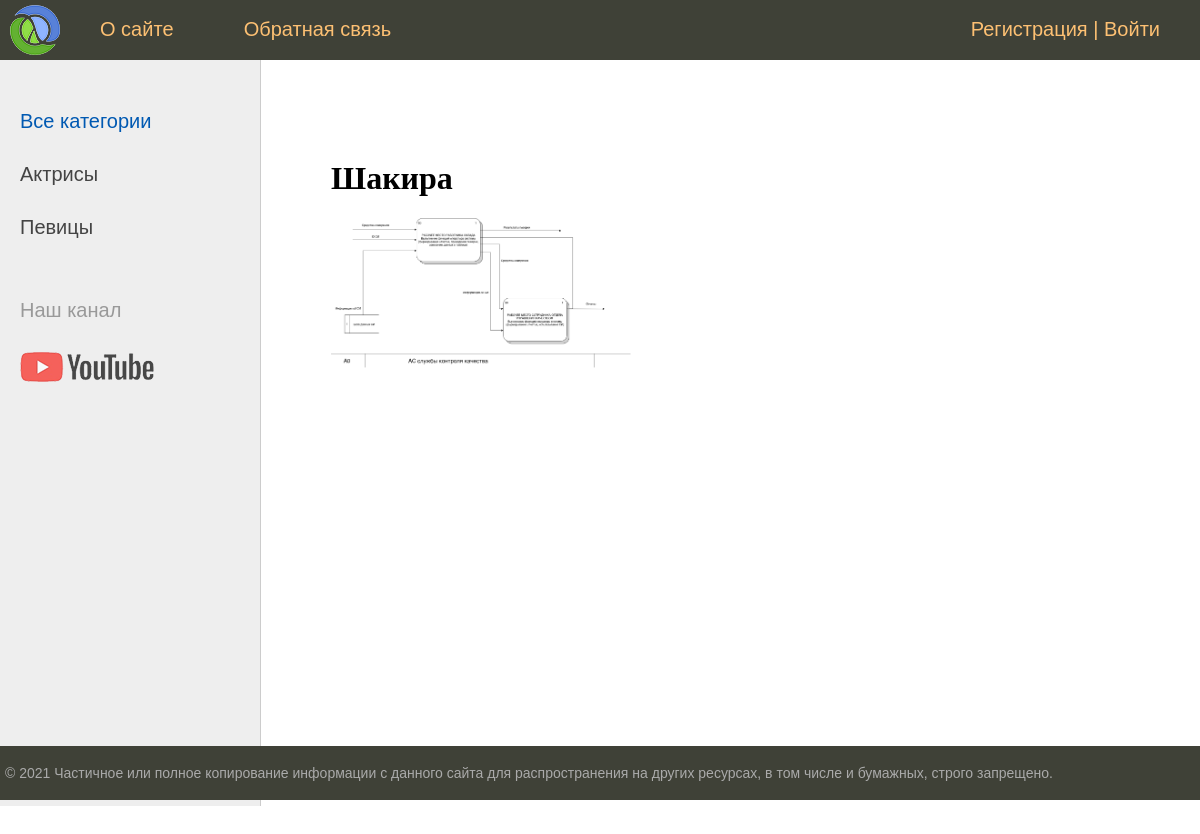
/post/shakira/, run on the app's committed database.
### women/models.py (models this page shows, shortened)
class Category(models.Model):
    name = models.CharField(max_length=100, db_index=True, verbose_name='Категория')
    slug = models.SlugField(max_length=255, unique=True, db_index=True, verbose_name='URL')
    def get_absolute_url(self):
        return reverse('category', kwargs={'cat_slug': self.slug})
    class Meta:
        verbose_name = 'Категория'
        verbose_name_plural = 'Категории'
        ordering = ['name', ]

class Women(models.Model):
    title = models.CharField(max_length=255, verbose_name='Заголовок')
    slug = models.SlugField(max_length=255, unique=True, db_index=True, verbose_name='URL')
    content = models.TextField(blank=True, verbose_name='Текст статьи')
    photo = models.ImageField(upload_to='photos/%Y/%m/%d', verbose_name='Фото')
    time_create = models.DateTimeField(auto_now_add=True, verbose_name='Время создания')
    time_update = models.DateTimeField(auto_now=True, verbose_name='Время изменения')
    is_published = models.BooleanField(default=True, verbose_name='Публикация')
    cat = models.ForeignKey('Category', on_delete=models.PROTECT, verbose_name='Категория')
    def __str__(self):
        return self.title
    class Meta:
        verbose_name = 'Известная женщина'
        verbose_name_plural = 'Известные женщины'
        ordering = ['time_create', 'title']

### women/views.py (the view)
# urls.py: path('post/<slug:post_slug>/', ShowPost.as_view(), name='post'),
class ShowPost(DataMixin, DeleteView):
    model = Women
    template_name = 'women/post.html'
    slug_url_kwarg = 'post_slug'
    context_object_name = 'post'
    def get_context_data(self, *, object_list=None, **kwargs):
        context = super().get_context_data(**kwargs)
        c_def = self.get_user_context(title=context['post'])
        return dict(list(context.items()) + list(c_def.items()))

### women/utils.py (called while the page is built)
        def get_user_context(self, **kwargs):
                context = kwargs
                cats = cache.get('cats')
                if not cats:
                        cats = Category.objects.all().annotate(Count('women'))
                        cache.set('cats', cats, 60)
                user_menu = menu.copy()
                if not self.request.user.is_authenticated:
                        user_menu.pop(1)
                context['menu'] = user_menu
                context['cats'] = cats
                if 'cat_selected' not in context:
                        context['cat_selected'] = 0
                return context

### women/templates/women/post.html (shortened to what this page needs)
{% extends 'women/base.html' %}
{% block content %}
<h1>{{ post.title }}</h1>
{% if post.photo %}
<p><img src="{{post.photo.url}}" alt="" class="img-article-left"></p>
{% endif %}
{% endblock %}

### women/templates/women/base.html (shortened to what this page needs)
{% load static %}
{% load women_tags %}
<!DOCTYPE html>
<html>
<head>
    <link type="text/css" href="{% static 'women/css/styles.css' %}" rel="stylesheet"/>
</head>
<body>
<table class="table-page" border=0 cellpadding="0" cellspacing="0">
    <tr>
        <td valign=top>
            {% block mainmenu %}
            <div class="header">
                <ul id="mainmenu" class="mainmenu">
                    <li class="logo"><a href="{% url 'home' %}">
                        <div class="logo"></div>
                    </a></li>
                    {% for m in menu %}
                    <li><a href="{% url m.url_name %}">{{m.title}}</a></li>
                    {% endfor %}
                    {% if request.user.is_authenticated %}
                    <li class="last">{{user.username}} | <a href="{% url 'logout' %}">Выйти</a></li>
                    {% else %}
                    <li class="last"><a href="{% url 'register' %}">Регистрация</a> | <a href="{% url 'login' %}">Войти</a></li>
                    {% endif %}
                </ul>
            </div>
            {% endblock mainmenu %}
            <table class="table-content" border=0 cellpadding="0" cellspacing="0">
                <tr>
                    <td valign="top" class="left-chapters">
                        <ul id="leftchapters">
                            {% if cat_selected == 0 %}
                            <li class="selected">Все категории</li>
                            {% else %}
                            <li><a href="{% url 'home' %}">Все категории</a></li>
                            {% endif %}
                            {% for c in cats %}
                                {% if c.women__count > 0 %}
                                {% if c.pk == cat_selected %}
                                    <li class="selected">{{c.name}}</li>
                                {% else %}
                                    <li><a href="{{ c.get_absolute_url }}">{{c.name}}</a></li>
                                {% endif %}
                                {% endif %}
                            {% endfor %}
                            <li class="share">
                                <p>Наш канал</p>
                                <a class="share-yt"
                                   href="https://www.youtube.com/channel/UClJzWfGWuGJL2t-3dYKcHTA/playlists"
                                   target="_blank" rel="nofollow"></a>
                            </li>
                        </ul>
                    </td>
                    <td valign="top" class="content">
                        <div class="content-text">
                            {% block content %}
                            {% endblock %}
                        </div>
                    </td>
                </tr>
            </table>
        </td>
    </tr>
    <tr>
        <td valign=top>
            <div id="footer">
                <p>&copy; 2021 Частичное или полное копирование информации с данного сайта для распространения на других
                    ресурсах, в том числе и бумажных, строго запрещено.</p>
            </div>
        </td>
    </tr>
</table>
</body>
</html>

### women/static/women/css/styles.css (style rules this page uses)
html, body { font-family: 'Arial'; margin: 0; padding: 0; height: 100%; width: 100%; color: #444; }
a { color: #0059b2; text-decoration: none; }
img { max-width: 600px; height: auto; }
img.img-article-left { max-width: 300px; height: auto; float: left; padding: 0 10px 10px 0; }
.table-page { width: 100%; height: 100%; vertical-align: top; }
.table-page tr { height: 100%; }
.header { background: #3F4137; height: 60px; }
.logo { background: url('../images/logo.png') no-repeat 10px 5px; width: 70px; height: 60px; }
ul.mainmenu { list-style: none; margin: 0; padding: 0; height: 60px; color: #fdc073; font-size: 20px; overflow: hidden; }
ul.mainmenu li { float: left; margin: 18px 40px 0 30px; }
ul.mainmenu li.logo { margin: 0; }
ul.mainmenu li.last { float: right; }
ul.mainmenu li a { color: #fdc073; text-decoration: none; }
.table-content { width: 100%; min-height: 100%; height: 100%; }
.left-chapters { margin: 0; background: #eee; border-right: 1px solid #ccc; min-height: 100%; }
.left-chapters ul { width: 230px; min-height: 100%; margin: 0; padding: 20px 10px 10px 20px; list-style: none; font-size: 20px; }
.left-chapters ul li { margin: 30px 0 0 0; color: #999; }
.left-chapters ul li.selected { color: #0059b2; }
.left-chapters ul li a { color: #444; text-decoration: none; }
.left-chapters ul li.share { margin: 60px 0 0 0; }
.left-chapters ul li.share p { margin: 30px 0 30px 0; }
.left-chapters ul li.share a { display: inline-block; width: 40px; height: 40px; margin: 0 20px 0 0; }
.left-chapters ul li.share a.share-yt { width: 100%; height: 30px; background: url('../images/share_yt.png') no-repeat 0 0 }
.content { padding: 40px 20px 20px 40px; width: 100%; box-sizing: border-box; }
.content-text { margin: 60px 0 0 30px; color: #000; font-size: 20px; font-family: Yandex Sans Display Light; }
.content-text h1 { font-size: 32px; }
#footer { box-sizing: border-box; background: #3F4137; padding: 5px; color: #aaa; font-size: 14px; font-family: Verdana, Geneva, Arial, Helvetica; text-align: left; overflow: hidden; }

### data on the page
Category: name "Актрисы"
Category: name "Певицы"
Women: title "Шакира", photo (picture)

### other printed values
{{ m.title }} "О сайтe" "Обратная связь"
